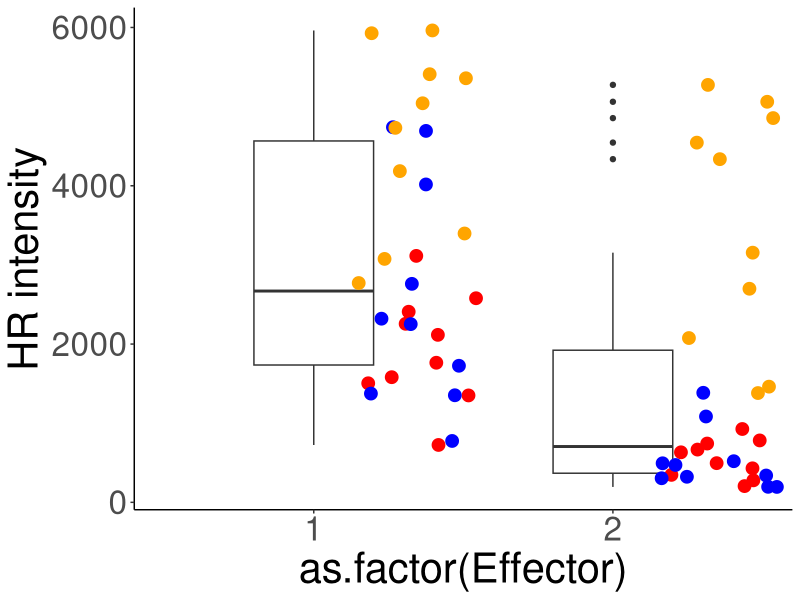
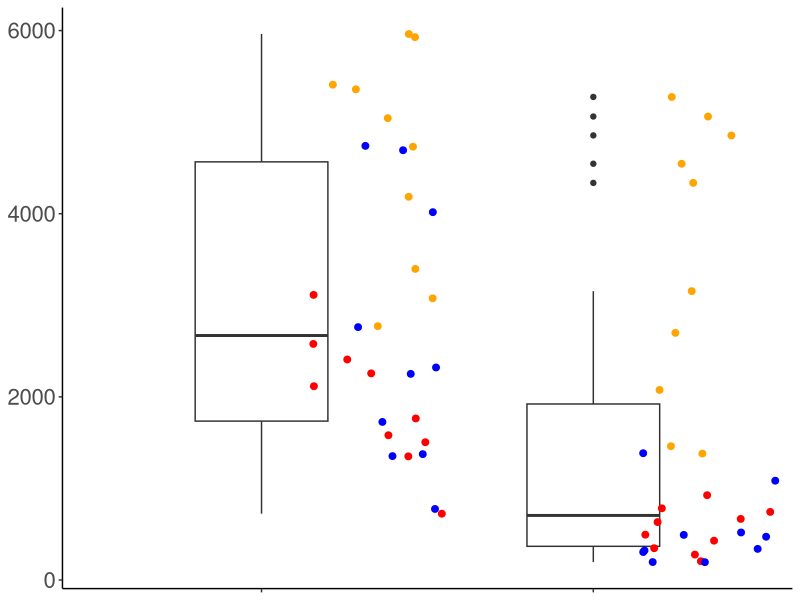

The R source for these figures, in order: (Note: this script raises an error after producing the figures.)
########## Boxplot varC ###########

library(dplyr)
library(ggplot2)
library(reshape2)


varAvarC<-read.table("AllvarC.txt",h=T)
varAvarC

png("varAvsvarC.png", width=350, height=460)
ggplot(varAvarC,aes(x=as.factor(Effector),y=Hrintensity)) + geom_boxplot(width=0.4,position=position_dodge(width = 0.5)) + geom_jitter(aes(x=as.numeric(Effector)+0.35,y=Hrintensity,colour=Experiment),size=4,width=0.2, show.legend = FALSE) +scale_colour_manual(values = c("orange","red","blue","black")) + theme_classic() + ylab("HR intensity") + theme(text = element_text(size=30)) 
dev.off()

### PDF
pdf("varAvsvarC.pdf", width=3.5, height=4.6)
ggplot(varAvarC,aes(x=as.factor(Effector),y=Hrintensity)) + geom_boxplot(width=0.4,position=position_dodge(width = 0.5)) + geom_jitter(aes(x=as.numeric(Effector)+0.35,y=Hrintensity,colour=Experiment),size=2,width=0.2, show.legend = FALSE) +scale_colour_manual(values = c("orange","red","blue","black")) + theme_classic() + ylab("HR intensity") + theme(text = element_text(size=20), axis.title=element_blank(),axis.text.x=element_blank()) 
dev.off()


wilcox.test(x=varAvarCWilxocon$varA,y=varAvarCWilxocon$varC,paired=TRUE)

varAvarCWilxocon<-read.table("AllvarCWilkocon.txt",h=T)
varAvarCWilxocon
varAvarCWilxocon1 <- varAvarCWilxocon %>% filter(Experiment=="Exp08082020")
varAvarCWilxocon1 
varAvarCWilxocon2 <- varAvarCWilxocon %>% filter(Experiment=="Exp14082020")
varAvarCWilxocon2 
varAvarCWilxocon3 <- varAvarCWilxocon %>% filter(Experiment=="Exp03102019")
varAvarCWilxocon3 
wilcox.test(x=varAvarCWilxocon1$varA,y=varAvarCWilxocon1$varC,paired=TRUE)
wilcox.test(x=varAvarCWilxocon2$varA,y=varAvarCWilxocon2$varC,paired=TRUE)
wilcox.test(x=varAvarCWilxocon3$varA,y=varAvarCWilxocon3$varC,paired=TRUE)

